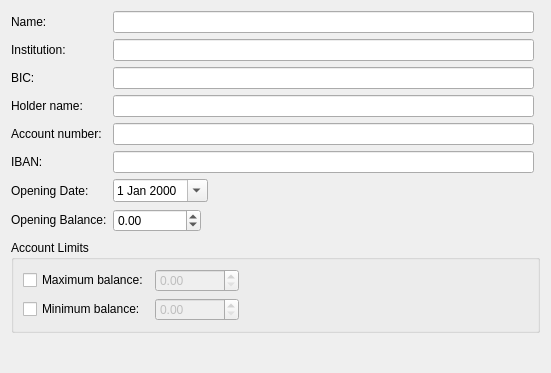
<?xml version="1.0" encoding="UTF-8"?>
<ui version="4.0">
 <author>Stefan Böhmann</author>
 <class>AccountGeneralConfigPage</class>
 <widget class="QWidget" name="AccountGeneralConfigPage">
  <property name="geometry">
   <rect>
    <x>0</x>
    <y>0</y>
    <width>551</width>
    <height>373</height>
   </rect>
  </property>
  <property name="windowTitle">
   <string/>
  </property>
  <layout class="QGridLayout" name="gridLayout_2">
   <item row="0" column="0">
    <layout class="QFormLayout" name="formLayout">
     <item row="0" column="0">
      <widget class="QLabel" name="label">
       <property name="text">
        <string>Name:</string>
       </property>
       <property name="buddy">
        <cstring>name</cstring>
       </property>
      </widget>
     </item>
     <item row="0" column="1">
      <widget class="KLineEdit" name="name"/>
     </item>
     <item row="1" column="0">
      <widget class="QLabel" name="label_8">
       <property name="text">
        <string>Institution:</string>
       </property>
       <property name="buddy">
        <cstring>institution</cstring>
       </property>
      </widget>
     </item>
     <item row="1" column="1">
      <widget class="KLineEdit" name="institution"/>
     </item>
     <item row="2" column="0">
      <widget class="QLabel" name="label_10">
       <property name="text">
        <string>BIC:</string>
       </property>
       <property name="buddy">
        <cstring>bic</cstring>
       </property>
      </widget>
     </item>
     <item row="2" column="1">
      <widget class="KLineEdit" name="bic"/>
     </item>
     <item row="3" column="0">
      <widget class="QLabel" name="label_6">
       <property name="text">
        <string>Holder name:</string>
       </property>
       <property name="buddy">
        <cstring>owner</cstring>
       </property>
      </widget>
     </item>
     <item row="3" column="1">
      <widget class="KLineEdit" name="owner">
       <property name="sizePolicy">
        <sizepolicy hsizetype="Expanding" vsizetype="Fixed">
         <horstretch>5</horstretch>
         <verstretch>0</verstretch>
        </sizepolicy>
       </property>
      </widget>
     </item>
     <item row="4" column="0">
      <widget class="QLabel" name="label_2">
       <property name="text">
        <string>Account number:</string>
       </property>
       <property name="alignment">
        <set>Qt::AlignLeading|Qt::AlignLeft|Qt::AlignVCenter</set>
       </property>
       <property name="buddy">
        <cstring>accountNumber</cstring>
       </property>
      </widget>
     </item>
     <item row="4" column="1">
      <widget class="KLineEdit" name="accountNumber">
       <property name="sizePolicy">
        <sizepolicy hsizetype="Expanding" vsizetype="Fixed">
         <horstretch>5</horstretch>
         <verstretch>0</verstretch>
        </sizepolicy>
       </property>
      </widget>
     </item>
     <item row="5" column="0">
      <widget class="QLabel" name="label_3">
       <property name="text">
        <string>IBAN:</string>
       </property>
       <property name="alignment">
        <set>Qt::AlignLeading|Qt::AlignLeft|Qt::AlignVCenter</set>
       </property>
       <property name="buddy">
        <cstring>iban</cstring>
       </property>
      </widget>
     </item>
     <item row="5" column="1">
      <widget class="KLineEdit" name="iban">
       <property name="sizePolicy">
        <sizepolicy hsizetype="Expanding" vsizetype="Fixed">
         <horstretch>5</horstretch>
         <verstretch>0</verstretch>
        </sizepolicy>
       </property>
       <property name="statusTip">
        <string>The International Bank Account Number (IBAN) is an international standard for identifying bank accounts across national borders.</string>
       </property>
      </widget>
     </item>
     <item row="6" column="0">
      <widget class="QLabel" name="label_4">
       <property name="text">
        <string>Opening Date:</string>
       </property>
       <property name="alignment">
        <set>Qt::AlignLeading|Qt::AlignLeft|Qt::AlignVCenter</set>
       </property>
       <property name="buddy">
        <cstring>openingDate</cstring>
       </property>
      </widget>
     </item>
     <item row="6" column="1">
      <layout class="QHBoxLayout" name="horizontalLayout">
       <item>
        <widget class="QDateEdit" name="openingDate">
         <property name="calendarPopup">
          <bool>true</bool>
         </property>
        </widget>
       </item>
       <item>
        <spacer name="horizontalSpacer_2">
         <property name="orientation">
          <enum>Qt::Horizontal</enum>
         </property>
         <property name="sizeHint" stdset="0">
          <size>
           <width>134</width>
           <height>18</height>
          </size>
         </property>
        </spacer>
       </item>
      </layout>
     </item>
     <item row="7" column="0">
      <widget class="QLabel" name="label_5">
       <property name="text">
        <string>Opening Balance:</string>
       </property>
       <property name="alignment">
        <set>Qt::AlignLeading|Qt::AlignLeft|Qt::AlignVCenter</set>
       </property>
       <property name="buddy">
        <cstring>openingBalance</cstring>
       </property>
      </widget>
     </item>
     <item row="7" column="1">
      <layout class="QHBoxLayout" name="horizontalLayout_2">
       <item>
        <widget class="QDoubleSpinBox" name="openingBalance">
         <property name="minimum">
          <double>-99999999.000000000000000</double>
         </property>
         <property name="maximum">
          <double>99999999.989999994635582</double>
         </property>
        </widget>
       </item>
       <item>
        <spacer name="horizontalSpacer_3">
         <property name="orientation">
          <enum>Qt::Horizontal</enum>
         </property>
         <property name="sizeHint" stdset="0">
          <size>
           <width>129</width>
           <height>26</height>
          </size>
         </property>
        </spacer>
       </item>
      </layout>
     </item>
    </layout>
   </item>
   <item row="1" column="0" colspan="2">
    <widget class="QGroupBox" name="accountLimitGroupBox">
     <property name="title">
      <string>Account Limits</string>
     </property>
     <layout class="QGridLayout" name="gridLayout">
      <item row="0" column="0">
       <widget class="QCheckBox" name="useInLimit">
        <property name="text">
         <string>Maximum balance:</string>
        </property>
       </widget>
      </item>
      <item row="0" column="1">
       <widget class="QDoubleSpinBox" name="inLimit">
        <property name="enabled">
         <bool>false</bool>
        </property>
        <property name="prefix">
         <string/>
        </property>
        <property name="maximum">
         <double>99999999.989999994635582</double>
        </property>
       </widget>
      </item>
      <item row="0" column="2">
       <spacer name="horizontalSpacer_4">
        <property name="orientation">
         <enum>Qt::Horizontal</enum>
        </property>
        <property name="sizeHint" stdset="0">
         <size>
          <width>40</width>
          <height>20</height>
         </size>
        </property>
       </spacer>
      </item>
      <item row="1" column="0">
       <widget class="QCheckBox" name="useOutLimit">
        <property name="text">
         <string>Minimum balance:</string>
        </property>
       </widget>
      </item>
      <item row="1" column="1">
       <widget class="QDoubleSpinBox" name="outLimit">
        <property name="enabled">
         <bool>false</bool>
        </property>
        <property name="maximum">
         <double>99999999.989999994635582</double>
        </property>
       </widget>
      </item>
      <item row="1" column="2">
       <spacer name="horizontalSpacer">
        <property name="orientation">
         <enum>Qt::Horizontal</enum>
        </property>
        <property name="sizeHint" stdset="0">
         <size>
          <width>40</width>
          <height>20</height>
         </size>
        </property>
       </spacer>
      </item>
     </layout>
    </widget>
   </item>
   <item row="2" column="0">
    <spacer name="verticalSpacer">
     <property name="orientation">
      <enum>Qt::Vertical</enum>
     </property>
     <property name="sizeHint" stdset="0">
      <size>
       <width>20</width>
       <height>61</height>
      </size>
     </property>
    </spacer>
   </item>
  </layout>
 </widget>
 <customwidgets>
  <customwidget>
   <class>KLineEdit</class>
   <extends>QLineEdit</extends>
   <header>klineedit.h</header>
  </customwidget>
 </customwidgets>
 <tabstops>
  <tabstop>name</tabstop>
  <tabstop>institution</tabstop>
  <tabstop>bic</tabstop>
  <tabstop>owner</tabstop>
  <tabstop>accountNumber</tabstop>
  <tabstop>iban</tabstop>
  <tabstop>openingDate</tabstop>
  <tabstop>openingBalance</tabstop>
 </tabstops>
 <resources/>
 <connections/>
</ui>
